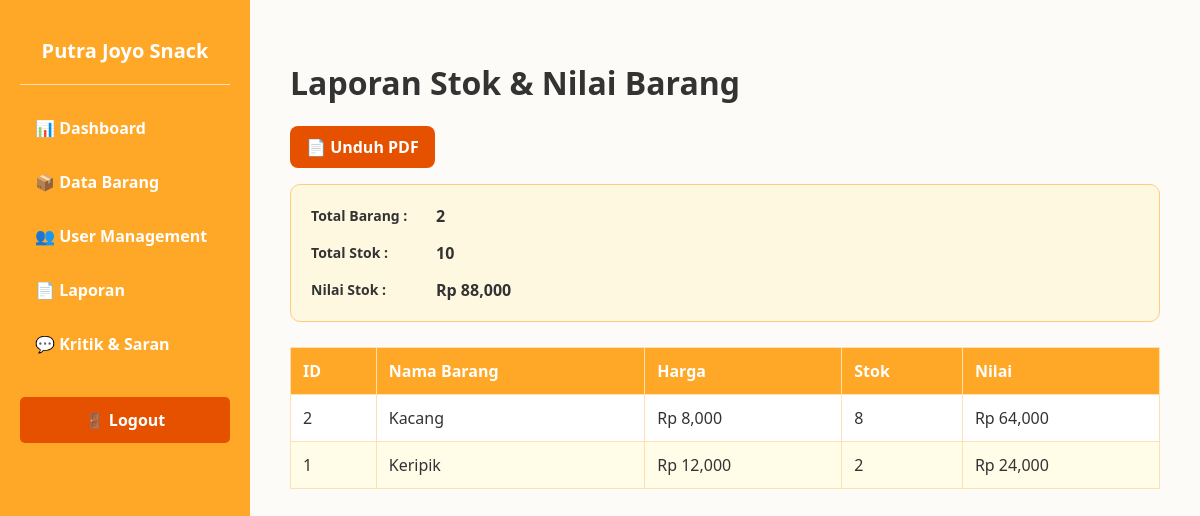
Page /admin/laporan on the earlier database version.
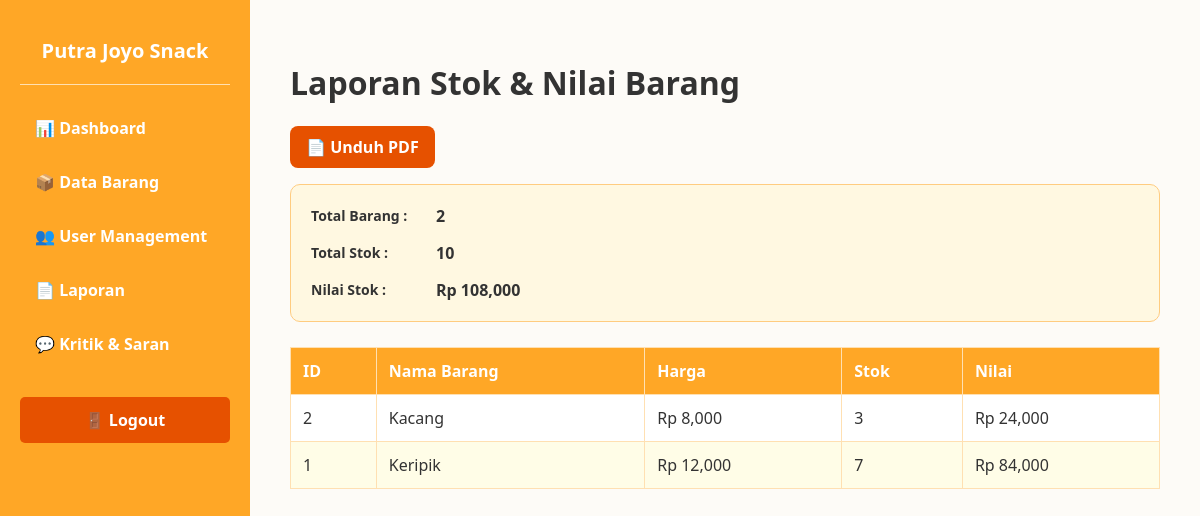
Same page on the later database version.
### models/transaksi.py (models this page shows)
class Barang(db.Model):
    __tablename__ = 'barang'
    id = db.Column(db.Integer, primary_key=True)
    nama_barang = db.Column(db.String(100), nullable=False)
    harga = db.Column(db.Integer, nullable=False)
    stok = db.Column(db.Integer, nullable=False)
    satuan = db.Column(db.String(20), nullable=False)
    tanggal_masuk = db.Column(db.String(20), nullable=False)
    tanggal_kadaluarsa = db.Column(db.String(20), nullable=False)
    id_admin_fk = db.Column(db.String(50), nullable=False)

### app.py (the view)
@app.route("/admin/laporan")
def admin_laporan():
    total_barang = Barang.query.count()
    total_stok = Barang.query.with_entities(db.func.sum(Barang.stok)).scalar() or 0
    total_nilai = sum(item.harga * item.stok for item in Barang.query.all())
    return render_template(
        "admin/laporan.html",
        total_barang=total_barang,
        total_stok=total_stok,
        total_nilai=total_nilai,
        barang_list=Barang.query.order_by(Barang.id.desc()).all(),
    )

### templates/admin/laporan.html (shortened to what this page needs)
<!DOCTYPE html>
<html lang="id">
<head>
</head>
<body>
    <div class="sidebar">
        <h2>Putra Joyo Snack</h2>
        <hr style="border: 0; height: 1px; background: #FFE0B2; margin-bottom: 20px;">
        <a href="/admin/dashboard">📊 Dashboard</a>
        <a href="/admin/barang">📦 Data Barang</a>
        <a href="/admin/user">👥 User Management</a>
        <a href="/admin/laporan">📄 Laporan</a>
        <a href="/admin/kritik">💬 Kritik & Saran</a>
        <a class="logout-btn" href="/logout">🚪 Logout</a>
    </div>
    <div class="content">
        <h1>Laporan Stok & Nilai Barang</h1>
        <div style="margin-bottom: 16px;">
            <a href="/admin/laporan/download/pdf" style="display:inline-block; background:#E65100; color:white; padding:10px 16px; border-radius:8px; text-decoration:none; font-weight:bold;">📄 Unduh PDF</a>
        </div>
        <div class="filter-container">
            <div class="filter-row">
                <label>Total Barang :</label>
                <strong>{{ total_barang }}</strong>
            </div>
            <div class="filter-row">
                <label>Total Stok :</label>
                <strong>{{ total_stok }}</strong>
            </div>
            <div class="filter-row">
                <label>Nilai Stok :</label>
                <strong>Rp {{ "{:,.0f}".format(total_nilai) }}</strong>
            </div>
        </div>
        <table class="data-table">
            <thead>
                <tr>
                    <th>ID</th>
                    <th>Nama Barang</th>
                    <th>Harga</th>
                    <th>Stok</th>
                    <th>Nilai</th>
                </tr>
            </thead>
            <tbody>
                {% for barang in barang_list %}
                <tr>
                    <td>{{ barang.id }}</td>
                    <td>{{ barang.nama_barang }}</td>
                    <td>Rp {{ "{:,.0f}".format(barang.harga) }}</td>
                    <td>{{ barang.stok }}</td>
                    <td>Rp {{ "{:,.0f}".format(barang.harga * barang.stok) }}</td>
                </tr>
                {% else %}
                <tr>
                    <td colspan="5" style="text-align:center; color:#777;">Belum ada data barang.</td>
                </tr>
                {% endfor %}
            </tbody>
        </table>
    </div>
</body>
</html>

Differences in the rows shown:
changed Barang "Kacang": stok "8" → "3"; barang.harga*barang.stok "64,000" → "24,000"
changed Barang "Keripik": stok "2" → "7"; barang.harga*barang.stok "24,000" → "84,000"
Other differences:
{{ "{:,.0f}".format(total_nilai) }}: "88,000" → "108,000"
